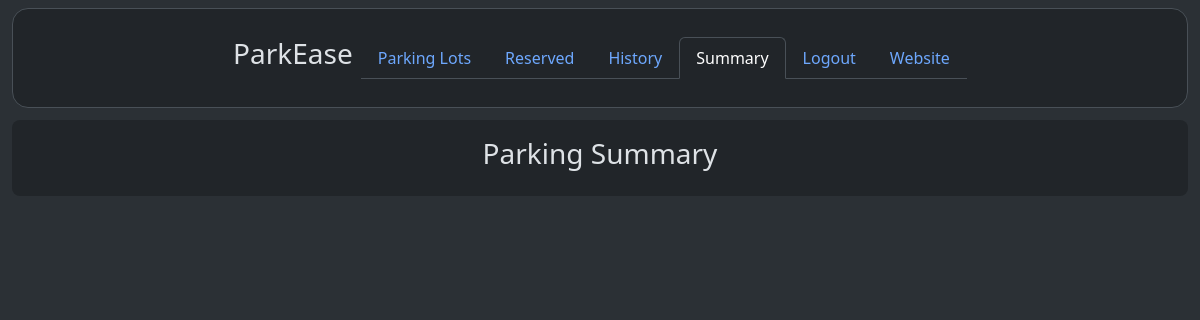
Page /user/dashboard/summary (signed in) on the earlier database version.
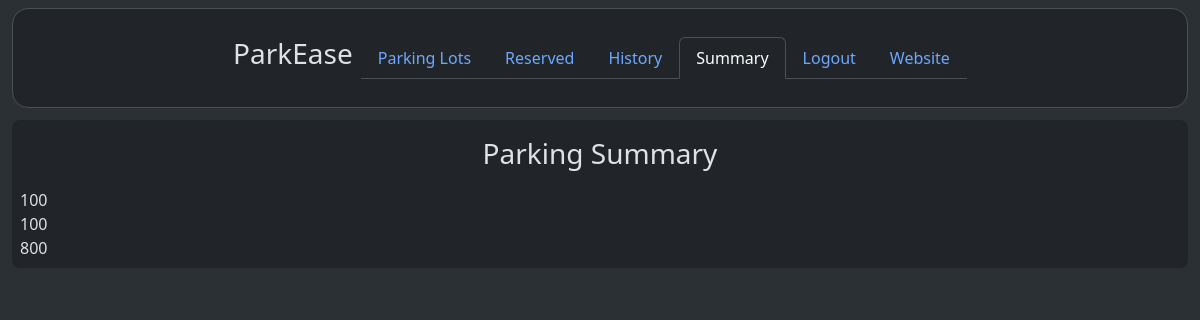
Same page on the later database version.
### models/parkingInfo.py (models this page shows, shortened)
class ReservedParkingSpot(db.Model) :
    __tablename__ = "reservedparkingspot"
    id = db.Column(db.Integer, primary_key = True, autoincrement = True)
    parkingSpotId = db.Column(db.Integer, db.ForeignKey("parkingspot.id"))
    userId = db.Column(db.Integer, db.ForeignKey("user.id"))
    parkingTimestamp = db.Column(db.DateTime)
    leavingTimestamp = db.Column(db.DateTime)
    totalCost = db.Column(db.Integer)
    vehicleNumber = db.Column(db.String)

### controllers/userDashboard.py (the view)
@userbp.route("/dashboard/summary", methods = ["GET"])
def summary() :
    if request.method == "GET" :
        return render_template("user/summary.html", reservedParkingSpots = viewAllReservedParkingSpots() )

### controllers/userDashboard.py (called while the page is built)
@userbp.before_request
def restrict() :
    if session.get("type") != "user" :
        return redirect(url_for("general.signIn"))

def viewAllReservedParkingSpots() :
    return db.session.execute(db.select(ReservedParkingSpot).filter_by(userId = session["id"])).scalars().all()

### templates/user/summary.html (shortened to what this page needs)
<!DOCTYPE html>
<html class = "h-100" data-bs-theme = "dark">
    <head>
        <link rel = "stylesheet" href = "/static/bootstrap/css/bootstrap.min.css"/>
        <link rel = "stylesheet" href = "/static/css/style.css"/>
    </head>
    <body class = "h-100">
        <div class = "container-fluid bg-body-tertiary min-vh-100">
            <div class = "container-fluid d-flex justify-content-center bg-body">
                <div class = "container-fluid mt-2 rounded-4 container-fluid border d-flex align-items-center justify-content-center overflow-auto position-fixed" style = "height: 100px; width: 98%; background-color: rgba(33, 37, 41, 0.9); z-index: 1000;">
                    <a href = "/" class = "text-decoration-none text-reset me-2">
                        <h3>
                            ParkEase
                        </h3>
                    </a>
                    <ul class = "nav nav-tabs">
                        <li class = "nav-item">
                            <a class = "nav-link" href = "/user/dashboard">
                                Parking Lots
                            </a>
                        </li>
                        <li class = "nav-item">
                            <a class = "nav-link", href = "/user/dashboard/reserved">
                                Reserved
                            </a>
                        </li>
                        <li class = "nav-item">
                            <a class = "nav-link", href = "/user/dashboard/history">
                                History
                            </a>
                        </li>
                        <li class = "nav-item">
                            <a class = "nav-link active" href = "/user/dashboard/summary">
                                Summary
                            </a>
                        </li>
                        <li class = "nav-item">
                            <a class = "nav-link" href = "/signIn">
                                Logout
                            </a>
                        </li>
                        <li class = "nav-item">
                            <a class = "nav-link" href = "/">
                                Website
                            </a>
                        </li>
                    </ul>
                </div>
            </div>
            <div class = "rounded-3 container-fluid bg-body p-2 overflow-fixed" style = "height: 80%; width: 100%; margin-top: 120px;">
                <div class = "d-flex justify-content-center align-items-center gap-2" style = "height: 60px;">
                    <h3>
                        Parking Summary
                    </h3>
                </div>
                <div>
                    {% for reservedParkingSpot in reservedParkingSpots %}
                        <div>
                            {{ reservedParkingSpot.totalCost }}
                        </div>
                    {% endfor %}
                </div>
            </div>
        </div>
    </body>
</html>

Differences in the rows shown:
added ReservedParkingSpot: totalCost "100"
added ReservedParkingSpot: totalCost "100"
added ReservedParkingSpot: totalCost "800"
